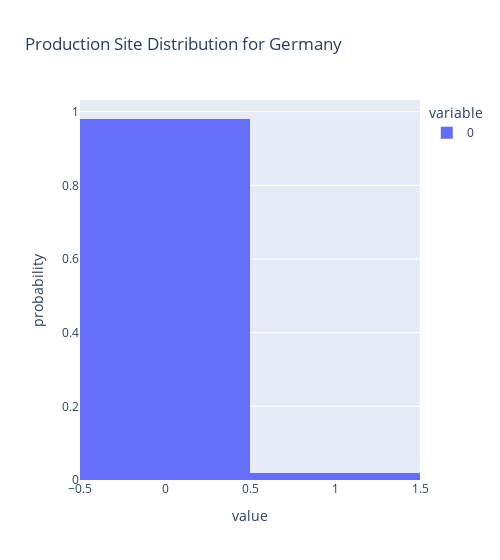

Source (notebook cell):
### Code cell
# plot optimal production sites (no distinction between low and high capacity)
site = loc[1]
px.histogram(optimal_prodsites_dict[site],
             histnorm = 'probability',
             range_x = [-.5,1.5],
             width = 500,
             title="Production Site Distribution for " + site)

### Figure 1 — Plotly figure (JSON) as saved in the notebook; plotly's stock layout.template omitted (floating-point values rounded to 4 significant figures)
{"data": [{"alignmentgroup": "True", "bingroup": "x", "histnorm": "probability", "hovertemplate": "variable=0<br>value=%{x}<br>probability=%{y}<extra></extra>", "legendgroup": "0", "marker": {"color": "#636efa", "pattern": {"shape": ""}}, "name": "0", "offsetgroup": "0", "orientation": "v", "showlegend": true, "type": "histogram", "x": [0, 0, 0, 0, 0, 0, 0, 0, 0, 0, 0, 0, 0, 0, 0, 0, 0, 0, 0, 0, 0, 0, 0, 0, 0, 0, 0, 0, 0, 0, 0, 0, 0, 0, 0, 0, 0, 0, 0, 1, 0, 0, 0, 0, 0, 0, 0, 0, 0, 0, 0, 0, 0, 0, 0, 0, 0, 0, 0, 0, 0, 0, 1, 0, 0, 0, 0, 0, 0, 0, 0, 0, 0, 0, 0, 0, 0, 0, 0, 0, 0, 0, 0, 0, 0, 0, 0, 0, 0, 0, 0, 0, 0, 0, 0, 0, 0, 0, 0, 0], "xaxis": "x", "yaxis": "y"}], "layout": {"barmode": "relative", "legend": {"title": {"text": "variable"}, "tracegroupgap": 0}, "title": {"text": "Production Site Distribution for Germany"}, "width": 500, "xaxis": {"anchor": "y", "domain": [0, 1], "range": [-0.5, 1.5], "title": {"text": "value"}}, "yaxis": {"anchor": "x", "domain": [0, 1], "title": {"text": "probability"}}}}
